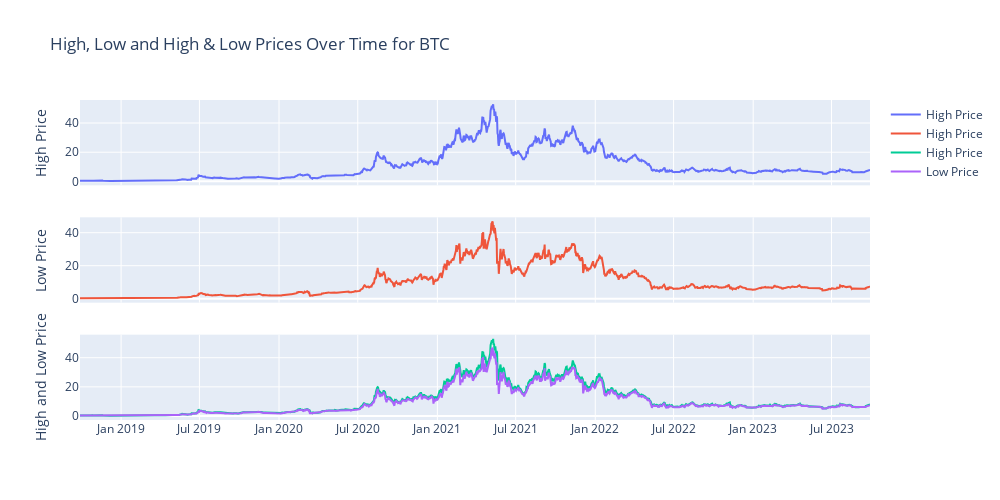

Source (notebook cell):
### Markdown cell above
### Now, creating plots for High and Low Column Values

#### These are subplots

### Code cell
#Creating Subplots for high and low columns

fig = make_subplots(rows=3, cols=1, shared_xaxes=True, vertical_spacing=0.1)

# Second subplot (High Price)
fig.add_trace(go.Scatter(x=LINK['Date'], y=LINK['High'], mode='lines', name='High Price'), row=1, col=1)
fig.update_yaxes(title_text="High Price", row=1, col=1)

# Third subplot (Low Price)
fig.add_trace(go.Scatter(x=LINK['Date'], y=LINK['Low'], mode='lines', name='High Price'), row=2, col=1)
fig.update_yaxes(title_text="Low Price", row=2, col=1)

# Fourth subplot(High and Low Prices)
fig.add_trace(go.Scatter(x=LINK['Date'], y=LINK['High'], mode='lines', name='High Price'), row=3, col=1)
fig.add_trace(go.Scatter(x=LINK['Date'], y=LINK['Low'], mode='lines', name='Low Price'), row=3, col=1)
fig.update_yaxes(title_text="High and Low Price", row=3, col=1)

# setting up the title and size of the graph
fig.update_layout(title_text="High, Low and High & Low Prices Over Time for BTC",
    height=500,  # Set the height
    width=1000) # width
fig.show()

### Figure 1 — Plotly figure (JSON) as saved in the notebook; plotly's stock layout.template omitted (floating-point values rounded to 4 significant figures; data arrays with more than 128 entries replaced by an {"elided": "..."} marker saying what was removed)
{"data": [{"mode": "lines", "name": "High Price", "type": "scatter", "x": {"elided": "1827 str values"}, "xaxis": "x", "y": {"elided": "1827 float values"}, "yaxis": "y"}, {"mode": "lines", "name": "High Price", "type": "scatter", "x": {"elided": "1827 str values"}, "xaxis": "x2", "y": {"elided": "1827 float values"}, "yaxis": "y2"}, {"mode": "lines", "name": "High Price", "type": "scatter", "x": {"elided": "1827 str values"}, "xaxis": "x3", "y": {"elided": "1827 float values"}, "yaxis": "y3"}, {"mode": "lines", "name": "Low Price", "type": "scatter", "x": {"elided": "1827 str values"}, "xaxis": "x3", "y": {"elided": "1827 float values"}, "yaxis": "y3"}], "layout": {"height": 500, "title": {"text": "High, Low and High & Low Prices Over Time for BTC"}, "width": 1000, "xaxis": {"anchor": "y", "domain": [0, 1], "matches": "x3", "showticklabels": false}, "xaxis2": {"anchor": "y2", "domain": [0, 1], "matches": "x3", "showticklabels": false}, "xaxis3": {"anchor": "y3", "domain": [0, 1]}, "yaxis": {"anchor": "x", "domain": [0.7333, 1], "title": {"text": "High Price"}}, "yaxis2": {"anchor": "x2", "domain": [0.3667, 0.6333], "title": {"text": "Low Price"}}, "yaxis3": {"anchor": "x3", "domain": [0, 0.2667], "title": {"text": "High and Low Price"}}}}
